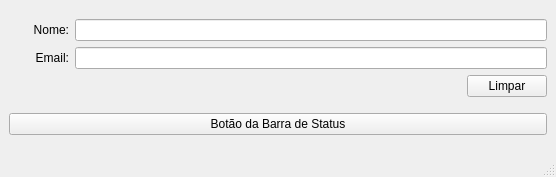
<?xml version="1.0" encoding="UTF-8"?>
<ui version="4.0">
 <class>MainWindow</class>
 <widget class="QMainWindow" name="MainWindow">
  <property name="geometry">
   <rect>
    <x>0</x>
    <y>0</y>
    <width>556</width>
    <height>177</height>
   </rect>
  </property>
  <property name="windowTitle">
   <string>MainWindow</string>
  </property>
  <widget class="QWidget" name="centralwidget">
   <layout class="QVBoxLayout" name="verticalLayout_2">
    <item>
     <layout class="QVBoxLayout" name="verticalLayout">
      <item>
       <layout class="QHBoxLayout" name="horizontalLayout">
        <item>
         <widget class="QLabel" name="lb_nome">
          <property name="minimumSize">
           <size>
            <width>60</width>
            <height>0</height>
           </size>
          </property>
          <property name="text">
           <string>Nome:</string>
          </property>
          <property name="alignment">
           <set>Qt::AlignRight|Qt::AlignTrailing|Qt::AlignVCenter</set>
          </property>
         </widget>
        </item>
        <item>
         <widget class="QLineEdit" name="tx_nome"/>
        </item>
       </layout>
      </item>
      <item>
       <layout class="QHBoxLayout" name="horizontalLayout_3">
        <item>
         <widget class="QLabel" name="lb_email">
          <property name="minimumSize">
           <size>
            <width>60</width>
            <height>0</height>
           </size>
          </property>
          <property name="text">
           <string>Email:</string>
          </property>
          <property name="alignment">
           <set>Qt::AlignRight|Qt::AlignTrailing|Qt::AlignVCenter</set>
          </property>
         </widget>
        </item>
        <item>
         <widget class="QLineEdit" name="tx_email"/>
        </item>
       </layout>
      </item>
      <item>
       <layout class="QHBoxLayout" name="horizontalLayout_2">
        <item>
         <spacer name="horizontalSpacer">
          <property name="orientation">
           <enum>Qt::Horizontal</enum>
          </property>
          <property name="sizeHint" stdset="0">
           <size>
            <width>40</width>
            <height>20</height>
           </size>
          </property>
         </spacer>
        </item>
        <item>
         <widget class="QPushButton" name="bt_limpar">
          <property name="text">
           <string>Limpar</string>
          </property>
         </widget>
        </item>
       </layout>
      </item>
     </layout>
    </item>
    <item>
     <widget class="QPushButton" name="bt_statusBar">
      <property name="text">
       <string>Botão da Barra de Status</string>
      </property>
     </widget>
    </item>
   </layout>
  </widget>
  <widget class="QMenuBar" name="menubar">
   <property name="geometry">
    <rect>
     <x>0</x>
     <y>0</y>
     <width>556</width>
     <height>21</height>
    </rect>
   </property>
  </widget>
  <widget class="QStatusBar" name="statusbar"/>
 </widget>
 <resources/>
 <connections/>
</ui>
